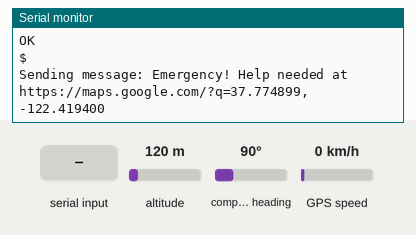
Recording of a sketch running on a simulated Arduino Uno, built with avr-gcc and run on an emulated ATmega328P. Parts: the last lines printed to the serial monitor. Inputs (shaded band) come from the test bench; at power-on: altitude 120 m, compass heading 90°, GPS speed 0 km/h. The GPS gets a fix after 3 s at 37.7749, -122.4194 with 8 satellites; the modem accepts every AT command (registered, SIM ready, sends succeed) and sends nothing else.

Above: at 4.2 s.
4.3 s: "1" received over the second serial link
At 5.7 s:
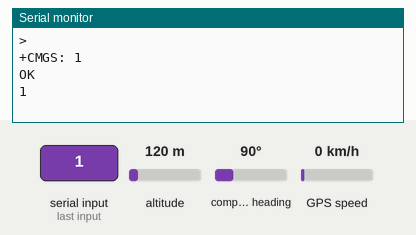
6.6 s: "0" received over the second serial link
At 8.1 s:
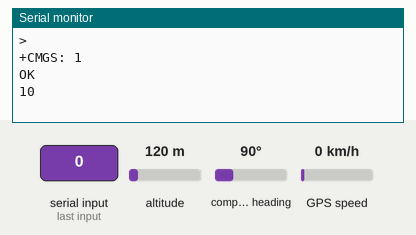

Measured:
- after the input at 4.3 s, the serial monitor: prints a new line after 0.90 s (image 1)
- after the input at 6.6 s, the serial monitor: prints a new line at once (image 2)

The sketch:

emergency_message_test.ino
```cpp
#include <SoftwareSerial.h>
#include <TinyGPS++.h>

SoftwareSerial sim800(7, 8); // RX, TX pins for SIM800 module
SoftwareSerial neo6(0, 1);   // RX, TX pins for NEO-6 GPS module
TinyGPSPlus gps;

String emergencyPhoneNumber = "+918698437788"; // Replace with the recipient's phone number

void setup() {
  Serial.begin(9600);
  sim800.begin(9600);
  neo6.begin(9600);
  delay(1000);
  sendATcommand("AT", 1000); // Send AT command to check if SIM800 is responsive
  sendATcommand("AT+CMGF=1", 1000); // Set SMS mode to text
}

void loop() {
  while (neo6.available()) {
    if (gps.encode(neo6.read())) {
      if (gps.location.isUpdated()) {
        float latitude = gps.location.lat();
        float longitude = gps.location.lng();
        sendEmergencyMessage(latitude, longitude);
      }
    }
  }
}

void sendEmergencyMessage(float latitude, float longitude) {
  String message = "Emergency! Help needed at https://maps.google.com/?q=" + String(latitude, 6) + "," + String(longitude, 6);
  Serial.println("Sending message: " + message);

  sim800.println("AT+CMGS=\"" + emergencyPhoneNumber + "\"");
  delay(1000);
  sim800.print(message);
  sim800.write(26); // End the message with Ctrl+Z
  delay(1000);

  // Wait for a response from the SIM800 module
  waitForResponse(5000); // Adjust the timeout as needed
}

void sendATcommand(String command, unsigned int timeout) {
  String response = "";
  sim800.println(command);
  waitForResponse(timeout);
}

void waitForResponse(unsigned int timeout) {
  unsigned long startTime = millis();
  while (millis() - startTime < timeout) {
    if (sim800.available()) {
      char c = sim800.read();
      Serial.print(c);
    }
  }
  Serial.println();
}
```
